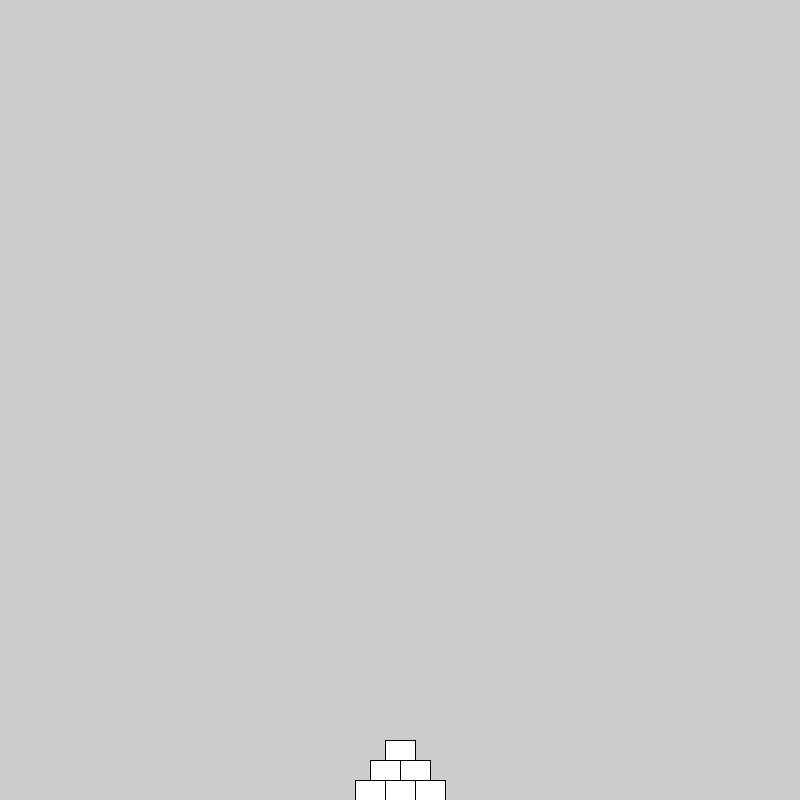
Frame 1 (no input)
Frame 60 (the mouse pressed at the canvas centre just before this capture): identical to frame 1, image omitted
Frame 120 (the mouse held since frame 60 and released just before this capture): identical to frame 1, image omitted

The Processing sketch that drew this single still picture (run headless with seeded random() and noise(); from frame 60 on, the mouse is pressed at the canvas centre):

// Processing sketch: StanfordPyramid
// ── StanfordPyramid.pde
final int BRICK_WIDTH = 30;
final int BRICK_HEIGHT = 20;
final int BRICKS_IN_BASE = 3 + 1;

void setup() {
  size(800, 800);
}
void draw() {
translate(width/2, height - BRICK_HEIGHT * BRICKS_IN_BASE);
  for(int y = 0; y <= BRICKS_IN_BASE; y++){
    for(int x = 0; x < y; x++) {
      pushMatrix();
      translate(-(BRICK_WIDTH * y)/2, 0);
      rect(x * BRICK_WIDTH, y * BRICK_HEIGHT, BRICK_WIDTH, BRICK_HEIGHT);
      popMatrix();
    }
}
}
